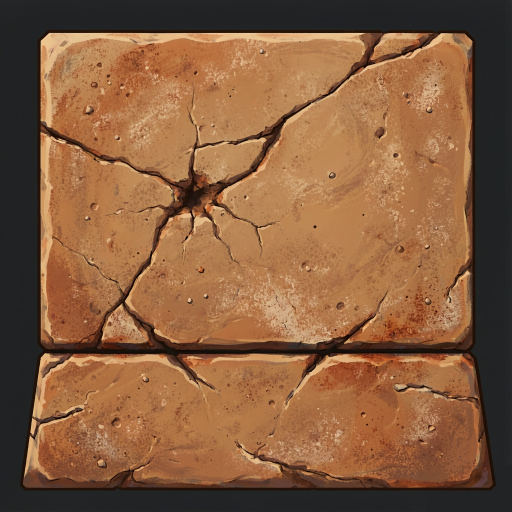
#> input picture bomb-hero/art/blocks/soft-sand/soft-sand-v2.png, 1024 x 1024 px (shown at 1/2 size)
$ python build_exact.py
#> lines starting #> are read from the running program, lines starting #| are printed output that depends on the picture; after the words box and inside, x2 and y2 are one past the last pixel; in counts of white or black regions, pixels touching at a corner belong together
# -*- coding: utf-8 -*-
"""把 AI 生成的砂岩軟磚材質，鎖進 465456.jpg 草圖的精確幾何：
   上方一整塊方形面 → 一條水平深縫 → 下方向外撐開的梯形基座（撐到畫布邊）。
   材質用雙線性反向取樣重貼，輪廓因此是硬邊多邊形，不再是有機波浪邊。"""
import numpy as np
from PIL import Image

SRC = 'soft-sand-v2.png'
OUT = 'soft-sand-exact.png'
N = 1024
BG = (27, 27, 29)

# --- 參考圖 465456.jpg 量到的比例（128px 畫布）---
T = 0.031          # 上方與左右內縮 3.1%
SEAM = 0.695       # 水平分割線在 69.5% 高度
TL = (int(N * T), int(N * T))
TR = (int(N * (1 - T)), int(N * T))
SL = (int(N * T), int(N * SEAM))
SR = (int(N * (1 - T)), int(N * SEAM))
BL = (0, N - 1)
BR = (N - 1, N - 1)


def load_src():
    a = np.asarray(Image.open(SRC).convert('RGB')).astype(np.float32)
    bg = np.median(a[5:80, 5:80].reshape(-1, 3), axis=0)
    m = np.abs(a - bg).max(axis=2) > 28
    ys, xs = np.where(m)
    x0, x1, y0, y1 = xs.min(), xs.max(), ys.min(), ys.max()
    # 接縫 = 方塊內最暗的一列
    best, besty = 1e9, y0
    for y in range(y0 + int((y1 - y0) * .5), y0 + int((y1 - y0) * .85)):
        v = a[y, x0 + 20:x1 - 20].mean()
        if v < best:
            best, besty = v, y
    return a, (x0, y0, x1, besty), (x0, besty, x1, y1)


def sample(a, sx, sy):
    """雙線性取樣（sx, sy 為 float 陣列）。"""
    h, w = a.shape[:2]
    sx = np.clip(sx, 0, w - 1.001)
    sy = np.clip(sy, 0, h - 1.001)
    x0 = sx.astype(np.int32); y0 = sy.astype(np.int32)
    fx = (sx - x0)[..., None]; fy = (sy - y0)[..., None]
    p00 = a[y0, x0]; p10 = a[y0, x0 + 1]; p01 = a[y0 + 1, x0]; p11 = a[y0 + 1, x0 + 1]
    return (p00 * (1 - fx) * (1 - fy) + p10 * fx * (1 - fy) +
            p01 * (1 - fx) * fy + p11 * fx * fy)


def main():
    a, top, base = load_src()
#> in load_src, `bg = np.median(a[5:80, 5:80].reshape(-1, 3), axis=0)`: bg = [33, 35, 36]
#> in load_src, `m = np.abs(a - bg).max(axis=2) > 28`:
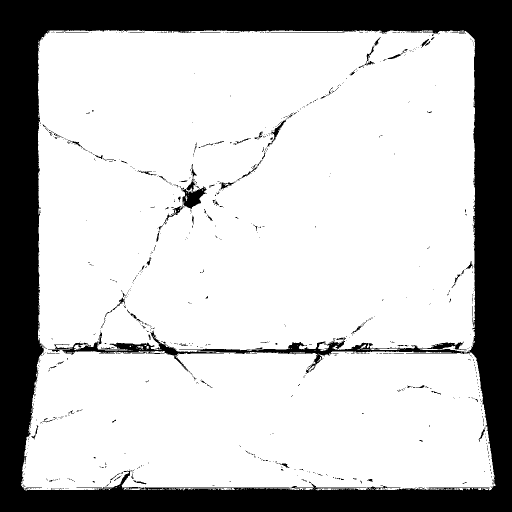
#> m: shape (1024, 1024) bool (shown at 1/2 size); 75.4% white; 956 black regions (881 under 20 px), largest, box (x1, y1, x2, y2) and area: (0, 0, 1024, 1024) 250194, (360, 357, 413, 419) 1354, (534, 239, 572, 293) 315
#> in load_src, `x0, x1, y0, y1 = xs.min(), xs.max(), ys.min(), ys.max()`: x0 = 42; x1 = 990; y0 = 60; y1 = 980
#> in load_src, `best, besty = 1e9, y0`: best = 1e+09; besty = 60
#> the loop in load_src, `for y in range(y0 + int((y1 - y0) * .5), y0 + int((y1 - y0) * .85)):` made 322 passes
#> (v, best) on passes 1, 2, 3, 4, 6, 7, 8, 14, 24, 95, 103, 104: (118.1, 118.1), (118.1, 118.1), (117.2, 117.2), (117.1, 117.1), (116.6, 116.6), (115.5, 115.5), (114.5, 114.5), (114.4, 114.4), (114.4, 114.4), (114.1, 114.1), (113, 113), (112.7, 112.7)
#> v on passes 5, 9, 10, 11, 12, 13: 117.1, 114.6, 115.1, 114.9, 114.8, 114.6
#> after the loop in load_src, `for y in range(y0 + int((y1 - y0) * .5), y0 + int((y1 - y0) * .85)):`: best = 14.43; besty = 705
#> top = (42, 60, 990, 705); base = (42, 705, 990, 980)
    out = np.zeros((N, N, 3), np.float32) + np.array(BG, np.float32)

    yy, xx = np.mgrid[0:N, 0:N].astype(np.float32)

    # 1) 上方面板：矩形 → 矩形
    m1 = (xx >= TL[0]) & (xx <= TR[0]) & (yy >= TL[1]) & (yy <= SL[1])
    u = (xx - TL[0]) / (TR[0] - TL[0])
    v = (yy - TL[1]) / (SL[1] - TL[1])
    sx = top[0] + u * (top[2] - top[0])
    sy = top[1] + v * (top[3] - top[1])
    out[m1] = sample(a, sx, sy)[m1]
#> in sample, `y0 = sy.astype(np.int32)`:
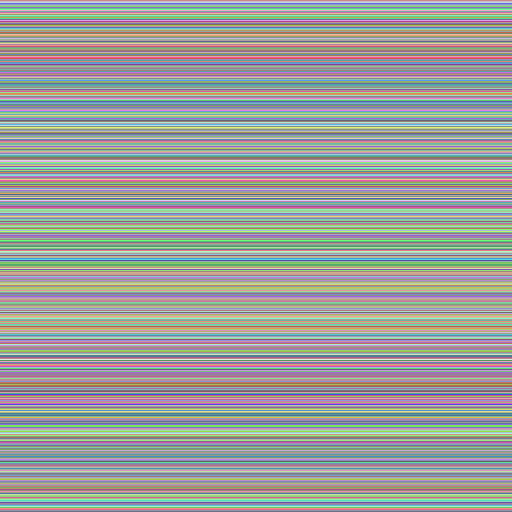
#> y0: shape (1024, 1024) int32 (shown at 1/2 size); 971 distinct labels, from 30 to 1000; one colour per label, 0 black

    # 2) 下方基座：梯形（左右邊隨高度外擴）→ 反向映射
    m2 = (yy > SL[1]) & (yy <= BL[1])
    v2 = (yy - SL[1]) / (BL[1] - SL[1])
    xl = SL[0] + (BL[0] - SL[0]) * v2
    xr = SR[0] + (BR[0] - SR[0]) * v2
    m2 = m2 & (xx >= xl) & (xx <= xr)
    u2 = (xx - xl) / np.maximum(xr - xl, 1)
    sx2 = base[0] + u2 * (base[2] - base[0])
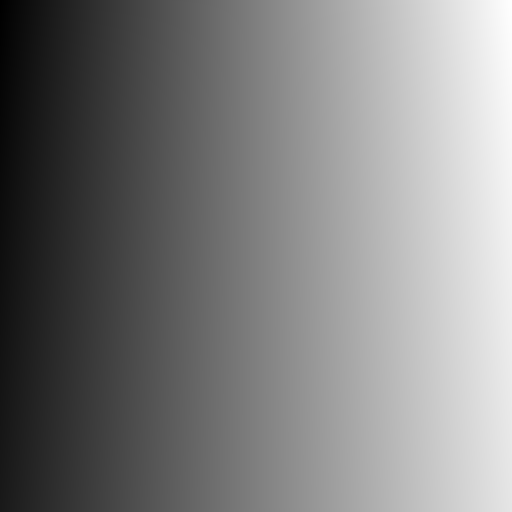
#> sx2: shape (1024, 1024) float32 (shown at 1/2 size); min -75.55, max 1107.6, mean 516; drawn with min black and max white
    sy2 = base[1] + v2 * (base[3] - base[1])
    out[m2] = sample(a, sx2, sy2)[m2]
#> in sample (call 2), `y0 = sy.astype(np.int32)`:
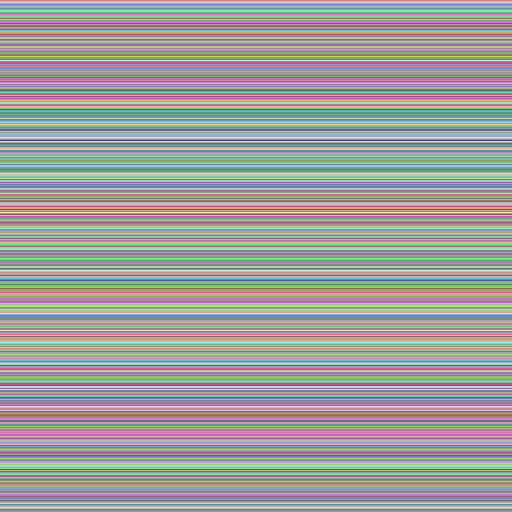
#> y0: shape (1024, 1024) int32 (shown at 1/2 size); 903 distinct labels, from 78 to 980; one colour per label, 0 black
#> in sample (call 2), `fx = (sx - x0)[..., None]`:
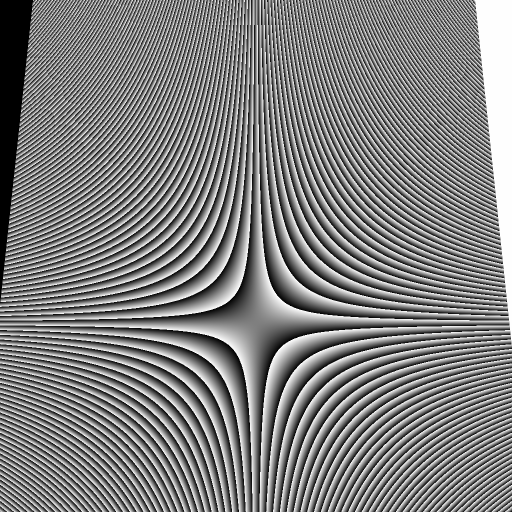
#> fx: shape (1024, 1024, 1) float64 (shown at 1/2 size); min 0, max 1, mean 0.503
#> in sample (call 2), `fy = (sy - y0)[..., None]`:
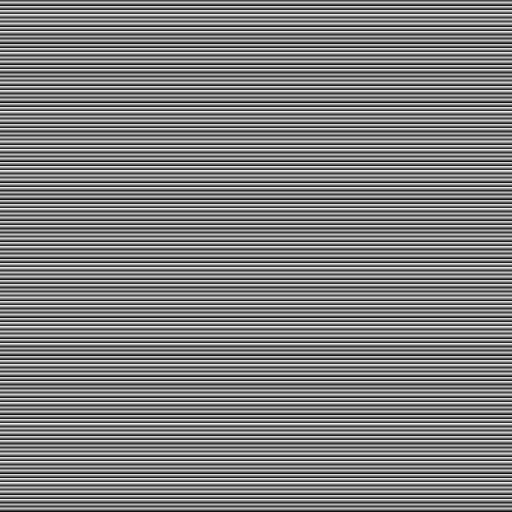
#> fy: shape (1024, 1024, 1) float64 (shown at 1/2 size); min 0, max 0.997, mean 0.498

    img = Image.fromarray(np.clip(out + .5, 0, 255).astype(np.uint8))
    img.save(OUT)
    print('saved', OUT, 'top src', top, 'base src', base)
#| saved soft-sand-exact.png top src (42, 60, 990, 705) base src (42, 705, 990, 980)
    return img


if __name__ == '__main__':
    im = main()
    im.resize((128, 128), Image.LANCZOS).save('soft-sand-exact-128.png')
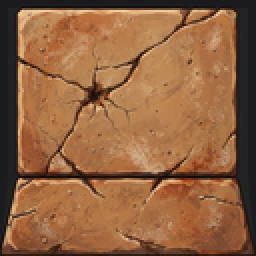
#> saved as soft-sand-exact-128.png: PIL image 128x128 RGB (shown 2 times larger); mean R, G, B 144.6, 98.7, 64.1
    print('128 preview ok')

$ run again, with bomb-hero/art/blocks/soft-sand/_variants.png copied over bomb-hero/art/blocks/soft-sand/soft-sand-v2.png
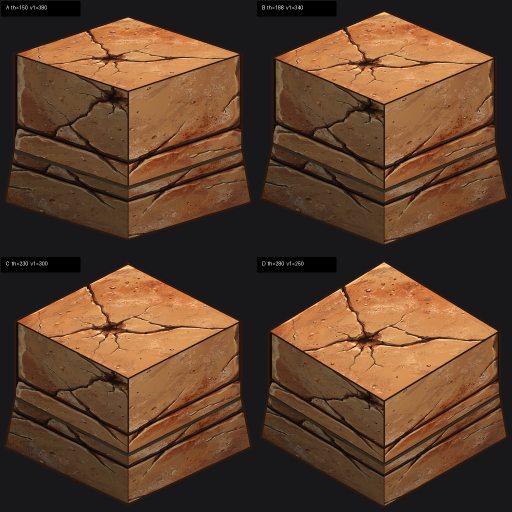
#> input picture bomb-hero/art/blocks/soft-sand/_variants.png, 1024 x 1024 px (shown at 1/2 size)
#> bg = [24, 24, 26]
#> in load_src, `m = np.abs(a - bg).max(axis=2) > 28`:
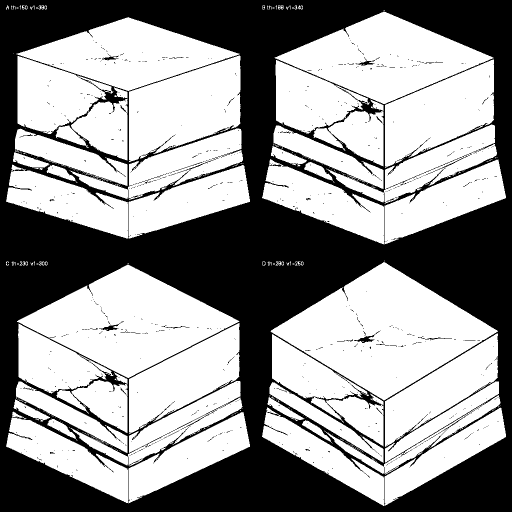
#> m: shape (1024, 1024) bool (shown at 1/2 size); 58.8% white; 727 black regions (693 under 20 px), largest, box (x1, y1, x2, y2) and area: (0, 0, 1024, 1024) 427890, (708, 661, 761, 686) 284, (198, 642, 248, 662) 229
#> in load_src, `x0, x1, y0, y1 = xs.min(), xs.max(), ys.min(), ys.max()`: x0 = 12; x1 = 1011; y0 = 11; y1 = 1011
#> in load_src, `best, besty = 1e9, y0`: best = 1e+09; besty = 11
#> the loop in load_src, `for y in range(y0 + int((y1 - y0) * .5), y0 + int((y1 - y0) * .85)):` made 350 passes
#> (v, best, besty) on passes 1, 4: (24.67, 24.67, 511), (17.26, 17.26, 514)
#> after the loop in load_src, `for y in range(y0 + int((y1 - y0) * .5), y0 + int((y1 - y0) * .85)):`: best = 17.26; besty = 514
#> top = (12, 11, 1011, 514); base = (12, 514, 1011, 1011)
#| saved soft-sand-exact.png top src (12, 11, 1011, 514) base src (12, 514, 1011, 1011)
#> `im.resize((128, 128), Image.LANCZOS).save('soft-sand-exact-128.png')`:
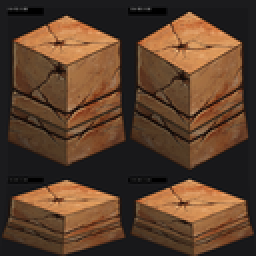
#> saved as soft-sand-exact-128.png: PIL image 128x128 RGB (shown 2 times larger); mean R, G, B 89.7, 62.7, 43
